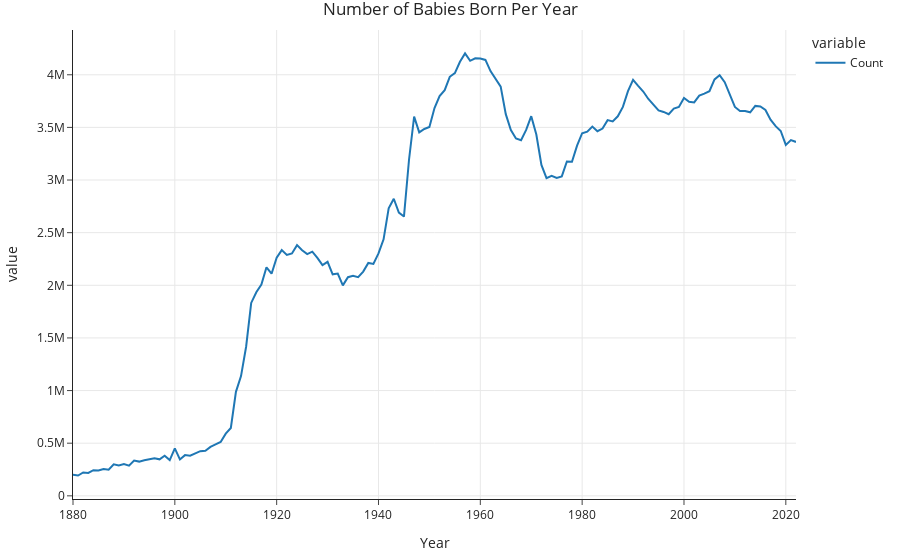

This figure's notebook cell:
### Code cell
baby.groupby('Year')['Count'].sum().plot(title='Number of Babies Born Per Year')

### Figure 1 — Plotly figure (JSON) as saved in the notebook; plotly's stock layout.template omitted (floating-point values rounded to 4 significant figures; data arrays with more than 128 entries replaced by an {"elided": "..."} marker saying what was removed)
{"data": [{"hovertemplate": "variable=Count<br>Year=%{x}<br>value=%{y}<extra></extra>", "legendgroup": "Count", "line": {"color": "#1F77B4", "dash": "solid"}, "marker": {"symbol": "circle"}, "mode": "lines", "name": "Count", "orientation": "v", "showlegend": true, "type": "scatter", "x": {"elided": "143 int values"}, "xaxis": "x", "y": {"elided": "143 int values"}, "yaxis": "y"}], "layout": {"legend": {"title": {"text": "variable"}, "tracegroupgap": 0}, "title": {"text": "Number of Babies Born Per Year"}, "xaxis": {"anchor": "y", "domain": [0, 1], "title": {"text": "Year"}}, "yaxis": {"anchor": "x", "domain": [0, 1], "title": {"text": "value"}}}}
